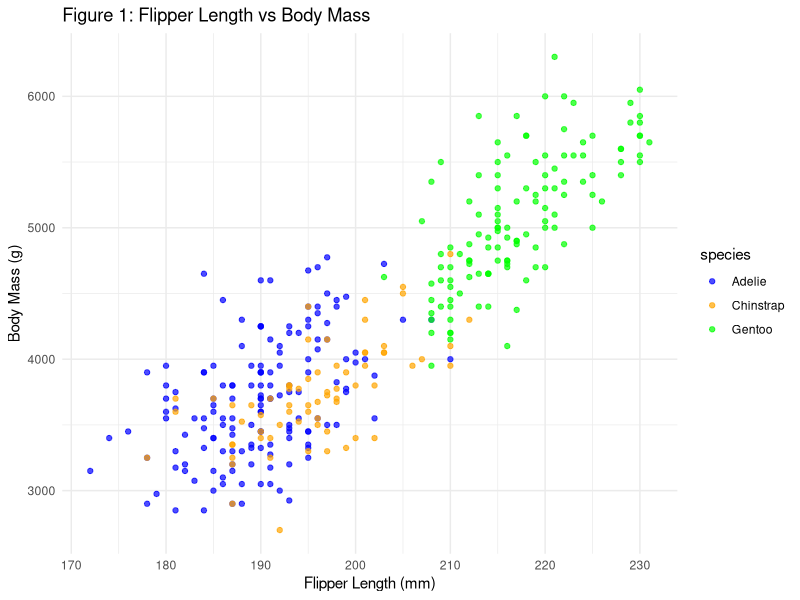
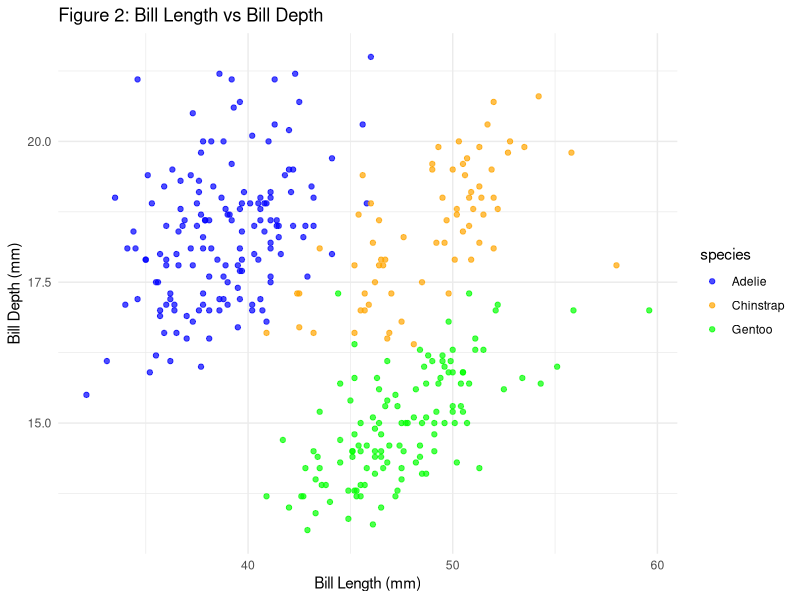
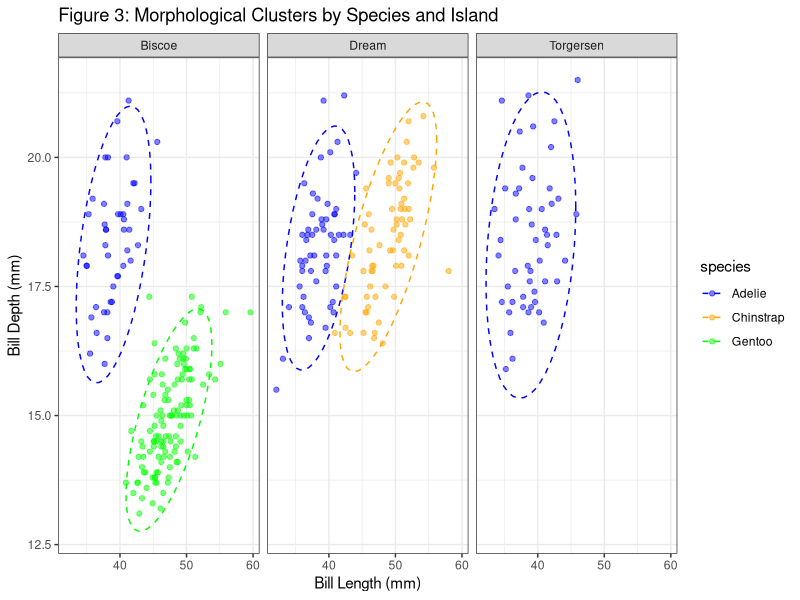
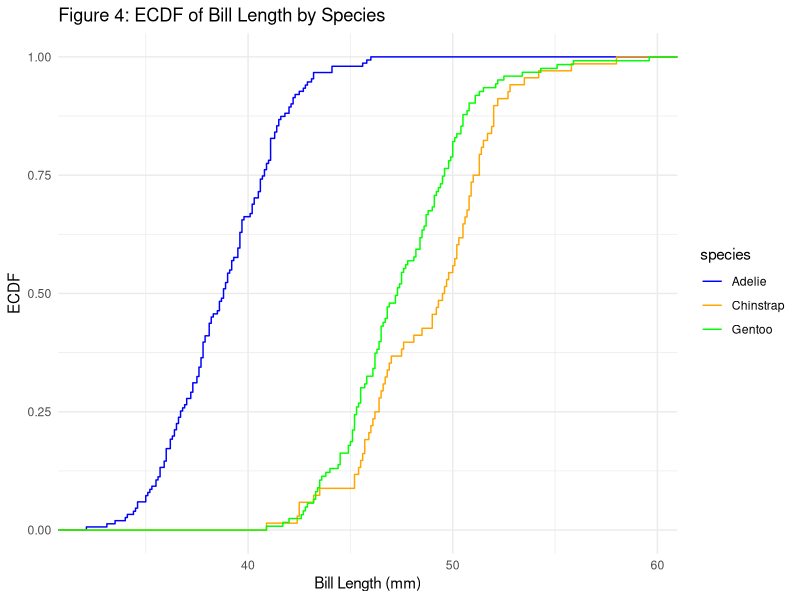

Generate these figures, in order, with R:
# STA 160 Mid-Quarter Project 
# Topic: Palmer Penguin Niche Partitioning: A Data-Driven Analysis of Morphological Differentiation
# Jiawei Zhu

# 1. Load Necessary Libraries
library(palmerpenguins)
library(tidyverse)


# Save the original dataset to a CSV file, that to show there are some NA values in the original dataset, and to make it easier for others to access the data without needing to load the palmerpenguins package.
write.csv(penguins, "penguins.csv", row.names = FALSE)

# For Data Cleaning
# Remove rows with NA values in the relevant columns to ensure data integrity
new_penguins <- penguins %>%
  filter(!is.na(bill_length_mm) & !is.na(bill_depth_mm) & 
         !is.na(flipper_length_mm) & !is.na(body_mass_g))

nrow(new_penguins)



# Visualizations Data Cleaning
# First Graph: Flipper Length vs Body Mass (Low Explanatory Power due to overlap)
new_body <- ggplot(new_penguins, aes(x = flipper_length_mm, y = body_mass_g, color = species)) +
  geom_point(alpha = 0.7) +
  labs(title = "Figure 1: Flipper Length vs Body Mass",
       x = "Flipper Length (mm)",
       y = "Body Mass (g)") +
  theme_minimal() +
  scale_color_manual(values = c("Adelie" = "blue", "Chinstrap" = "orange", "Gentoo" = "green"))

# Second Graph: Bill Morphometrics (High Explanatory Power - Clear Clusters)
new_bill <- ggplot(new_penguins, aes(x = bill_length_mm, y = bill_depth_mm, color = species)) +
  geom_point(alpha = 0.7) +
  labs(title = "Figure 2: Bill Length vs Bill Depth",
       x = "Bill Length (mm)",
       y = "Bill Depth (mm)") +
  theme_minimal() +
  scale_color_manual(values = c("Adelie" = "blue", "Chinstrap" = "orange", "Gentoo" = "green"))

# Third Graph: Advanced Morphological Clusters by Island (Sympatric Evidence)
# Adding 95% confidence ellipses and faceting by island
new_advanced <- ggplot(new_penguins, aes(x = bill_length_mm, y = bill_depth_mm, color = species)) +
  geom_point(alpha = 0.5) + 
  stat_ellipse(level = 0.95, linetype = 2) + 
  facet_wrap(~island) + 
  theme_bw() + 
  labs(title = "Figure 3: Morphological Clusters by Species and Island",
       x = "Bill Length (mm)",
       y = "Bill Depth (mm)") +
  scale_color_manual(values = c("Adelie" = "blue", "Chinstrap" = "orange", "Gentoo" = "green"))

# Count of Each Species on Dream Island
dreams_penguins <- new_penguins %>%
  filter(island == "Dream") %>%
  count(species)

dreams_penguins

# Fourth Graph: ECDF of Bill Length by Species (Additional Insight into Morphological Differentiation)w
  new_ecdf <- ggplot(new_penguins, aes(x = bill_length_mm, color = species)) +
  geom_step(stat = "ecdf") +
  labs(title = "Figure 4: ECDF of Bill Length by Species",
       x = "Bill Length (mm)",
       y = "ECDF") +
  theme_minimal() +
  scale_color_manual(values = c("Adelie" = "blue", "Chinstrap" = "orange", "Gentoo" = "green"))



# For easily to check the graphs
ggsave(plot = new_body, filename = "Figure_1.png", width = 8, height = 6, dpi = 300)
ggsave(plot = new_bill, filename = "Figure_2.png", width = 8, height = 6, dpi = 300)
ggsave(plot = new_advanced, filename = "Figure_3.png", width = 9, height = 6, dpi = 300)
ggsave(plot = new_ecdf, filename = "Figure_4.png", width = 8, height = 6, dpi = 300)
